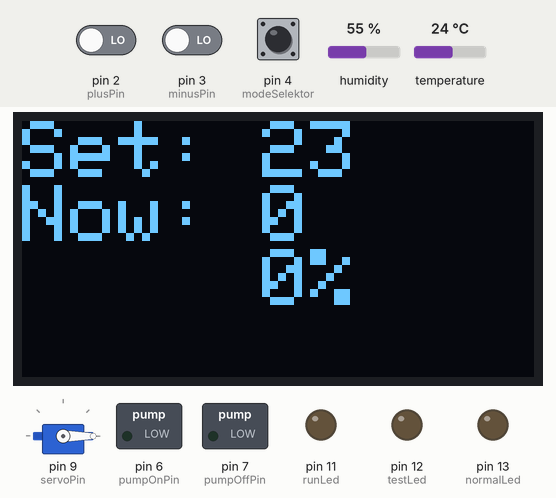
The sketch below on a simulated Arduino Uno, built with avr-gcc and run on an emulated ATmega328P. On the bench: servo, 128×64 one-colour display, switched loads named in the sketch (green lamp = pin HIGH), output pins drawn as LEDs (lit = HIGH). The inputs (shaded band) are chosen by the test bench; at power-on: pin 2 (plusPin) LOW, pin 4 (modeSelektor) LOW, pin 3 (minusPin) LOW, humidity 55 %, temperature 24 °C. The display library's start-up logo is not drawn.

Above: at 15.1 s.
15.2 s: pin 2 (plusPin) driven HIGH
At 15.7 s:
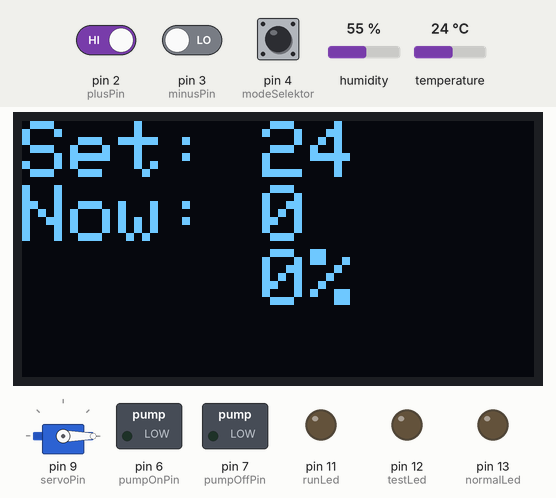
18.2 s: pin 4 (modeSelektor) pulled HIGH for 0.15 s
At 19.0 s:
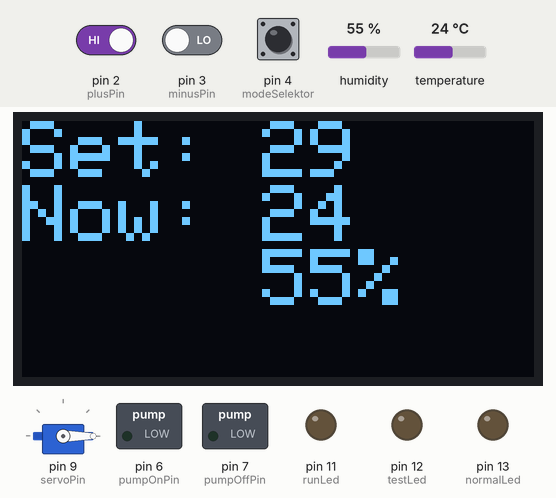
20.0 s: pin 4 (modeSelektor) pulled HIGH for 1 s
At 20.9 s:
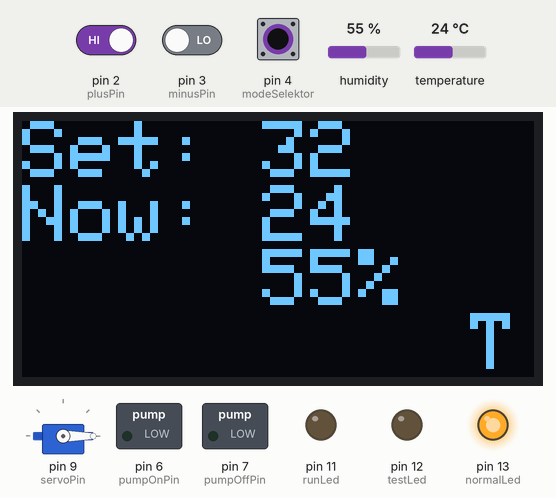
22.5 s: pin 3 (minusPin) driven HIGH
24.0 s: pin 2 (plusPin) driven LOW
At 24.7 s:
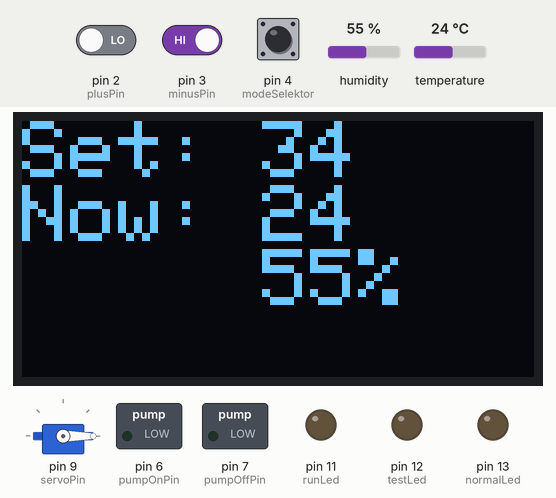
Timing chart, 0 to 27.0 s (numbered marks = the images above; inputs shaded):
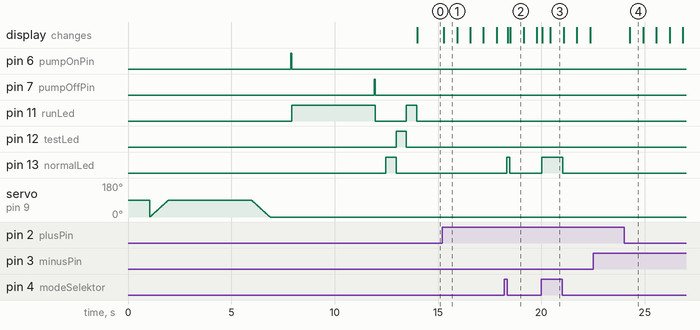

The sketch:

greenhouse.ino
```cpp
#include <SPI.h>
#include <Wire.h>
#include <DHT.h>
#include <DHT_U.h>
#include <Adafruit_GFX.h>
#include <Adafruit_SSD1306.h>
#include <Servo.h>

Adafruit_SSD1306 display(128, 64, &Wire, -1);
Servo windowServo;

long seconds(long ms)
{
  return (ms * 1000);
}

// Pin defs
#define thermistorPin A0
// SDA: A4, SCK: A5

// Switches
#define plusPin 2
#define minusPin 3
#define modeSelektor 4

// Sensor
#define DHTPIN 5

// Relays
#define pumpOnPin 6
#define pumpOffPin 7
#define servoPin 9

// LEDS
#define runLed 11
#define testLed 12
#define normalLed 13

#define DHTTYPE DHT11
DHT dht(DHTPIN, DHTTYPE);

// Other constants
#define R1 1000 // value of R1 on board
#define c1 0.001129148
#define c2 0.000234125
#define c3 0.0000000876741 // steinhart-hart coeficients for thermistor
#define kelvin 273.15;

// Settings
#define clockRate 100       // ms
#define testRate seconds(2) // how often sensor readings are taken
#define liveRate seconds(30)

#define windowTestRate seconds(10)  // how regularly we check to see if the window should be open/closed
#define windowLiveRate seconds(240) // 4mins
#define windowCloseOpenTime 500     // ms

#define pumpWaitTest seconds(120)   // how long we wait before running the pump
#define pumpWaitLive seconds(86400) // one day
#define pumpRunTestRate seconds(30) // how long the pump runs for
#define pumpRunLiveRate seconds(120)

// Variables
byte Vo;
float logR2, R2, T, vOut;
float averagedTemp;
int samplingLoop; // keeps track of internal 'sampling' loop (ms)
long windowLoop;  // keeps track of check for windowsopening and closing (ms)
long pumpLoop;    // keeps track of pumping check state (ms)
long pumpRun = 0;
byte buttonCycle = 0; // keeps track if the button was pressed recently
byte digitalTemp;
byte digitalHumidity;

// States
byte windowPos = 0;
bool pumpRunning = false;
bool testMode;
byte targetTemp = 23;

// Test or live rates - sampler
long getInterval()
{
  if (testMode == true)
  {
    return testRate;
  }
  return liveRate;
}

// Test or live rates - window
long getWindowTime()
{
  if (testMode == true)
  {
    return windowTestRate;
  }
  return windowLiveRate;
}

// Test or live rates - pump only
// wait = wait time otherwise run time
long getPumpRate(bool wait)
{
  if (testMode == true)
  {
    return wait ? pumpWaitTest : pumpRunTestRate;
  }
  return wait ? pumpWaitLive : pumpRunLiveRate;
}

void openWindow()
{
  if (windowPos == 0)
  {
    while (windowPos < 90)
    {
      windowPos += 1;
      windowServo.write(windowPos);
      delay(10);
    }
  }
}

void closeWindow()
{
  if (windowPos == 90)
  {
    while (windowPos > 0)
    {
      windowPos -= 1;
      windowServo.write(windowPos);
      delay(10);
    }
  }
}

void runPump()
{
  digitalWrite(pumpOnPin, HIGH);
  delay(50);
  digitalWrite(pumpOnPin, LOW);
  digitalWrite(runLed, HIGH);
  pumpRunning = true;
}

void stopPump()
{
  digitalWrite(pumpOffPin, HIGH);
  delay(50);
  digitalWrite(pumpOffPin, LOW);
  digitalWrite(runLed, LOW);
  pumpRunning = false;
}

float kelvinify(float value)
{
  return value + kelvin;
}

float deKelvinify(float value)
{
  return value - kelvin;
}

void handleButtonChange()
{
  buttonCycle = 4;
}

void setup()
{
  Serial.begin(115200);
  windowServo.attach(servoPin);

  // Pin setup
  pinMode(plusPin, INPUT);
  pinMode(minusPin, INPUT);
  pinMode(modeSelektor, INPUT);

  pinMode(pumpOnPin, OUTPUT);
  pinMode(pumpOffPin, OUTPUT);
  pinMode(testLed, OUTPUT);
  pinMode(runLed, OUTPUT);
  pinMode(normalLed, OUTPUT);

  dht.begin();
  display.begin(false, 0x3C); // Address 0x3C default
  display.display();
  delay(1000);
  display.clearDisplay();
  display.setTextSize(2);
  display.setTextColor(SSD1306_WHITE);

  // Test sequence
  testMode = true;
  openWindow();
  delay(seconds(4));
  closeWindow();
  delay(1000);
  runPump();
  delay(seconds(4));
  stopPump();
  delay(500);
  digitalWrite(normalLed, HIGH);
  delay(500);
  digitalWrite(normalLed, LOW);
  digitalWrite(testLed, HIGH);
  delay(500);
  digitalWrite(testLed, LOW);
  digitalWrite(runLed, HIGH);
  delay(500);
  digitalWrite(runLed, LOW);
}

void loop()
{
  if (!testMode && digitalRead(modeSelektor) == HIGH)
  {
    testMode = true;
    digitalWrite(normalLed, HIGH);
  }

  if (testMode && digitalRead(modeSelektor) == LOW)
  {
    testMode = false;
    digitalWrite(normalLed, LOW);
  }

  // Are we running a sample in this loop?
  if (samplingLoop > getInterval())
  {
    samplingLoop = 0;

    //  Get humidity event
    digitalHumidity = dht.readHumidity();

    // Therminsor calculations
    Vo = analogRead(thermistorPin);
    R2 = R1 * (1023.0 / (float)Vo - 1.0); // calculate resistance on thermistor
    logR2 = log(R2);
    T = (1.0 / (c1 + c2 * logR2 + c3 * logR2 * logR2 * logR2)); // temperature in Kelvin
    T = T - 273.15;                                             // convert Kelvin to Celcius
    digitalTemp = dht.readTemperature();

    // Take a gradual average
    averagedTemp = (averagedTemp + ((T + digitalTemp) * 0.5)) * 0.5;

    if (isnan(digitalTemp))
    {
      averagedTemp = T;
    }

    if (Vo == 0 || T > 60)
    {
      averagedTemp = digitalTemp;
    }
  }
  // End temperature reading

  // Are we running a window check this loop?
  if (windowLoop >= getWindowTime())
  {
    // It's too hot, open if not already open
    if (averagedTemp >= targetTemp)
    {
      openWindow();
    }
    // Too cold, close window if open
    if (averagedTemp < targetTemp)
    {
      closeWindow();
    }
    windowLoop = 0;
  };

  //   Is it time to run the pump?
  if (pumpLoop >= getPumpRate(true))
  {
    runPump();
    pumpLoop = 0;
  };

  // Stuff that needs checking every loop e.g. button, switch status, pump state

  // Temp button control
  // Debounce type effect
  if (buttonCycle == 0)
  {
    if (digitalRead(plusPin) == HIGH)
    {
      targetTemp = targetTemp + 1;
      handleButtonChange();
    }

    if (digitalRead(minusPin) == HIGH)
    {
      targetTemp = targetTemp - 1;
      handleButtonChange();
    }
  }
  else
  {
    buttonCycle = buttonCycle - 1;
  }

  // Pump run time checker
  if (pumpRunning)
  {
    // Add to the pump running time counter
    pumpRun = (pumpRun + clockRate);

    // Are we over the counter?
    if (pumpRun >= getPumpRate(false))
    {
      pumpRun = 0;
      stopPump();
    }
  }

  // Do display stuff
  display.clearDisplay();
  display.setCursor(0, 0);
  display.print("Set: ");
  display.println(targetTemp);
  display.setCursor(0, 16);
  display.print("Now: ");
  display.println(digitalTemp);
  display.setCursor(60, 32);
  display.print(digitalHumidity);
  display.println("%");
  if (testMode)
  {
    display.setCursor(112, 48);
    display.print("T");
  }
  display.display();

  // Increment each check counter
  samplingLoop = (samplingLoop + clockRate);
  windowLoop = (windowLoop + clockRate);
  pumpLoop = (pumpLoop + clockRate);
  delay(clockRate);
}
```

Measured:
- after the input at 15.2 s, the display: changes after 0.08 s (image 1)
- after the input at 18.2 s, pin 13 (normalLed): LOW → HIGH after 0.13 s, → LOW 0.15 s later; the display: first changes after 0.18 s (image 2 shows a later state)
- after the input at 20.0 s, pin 13 (normalLed): LOW → HIGH at once, → LOW 1.0 s later; the display: first changes after 0.05 s (image 3 shows a later state)
- after the input at 22.5 s, every drawn part: stays the same
- after the input at 24.0 s, the display: changes after 0.28 s (image 4)
- what the display in image 1 shows lasts 0.6 s, from 15.3 s to 15.9 s
